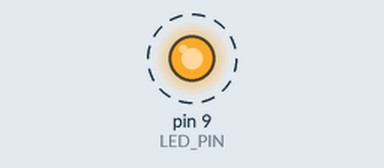
Simulated run of this sketch. Board: Arduino Uno, built with avr-gcc and run on an emulated ATmega328P. Parts: output pins drawn as LEDs (lit = HIGH). Dashed ring = blinking.

Above: at 0.2 s.
Timing chart, 0 to 3.0 s (numbered marks = the images above):
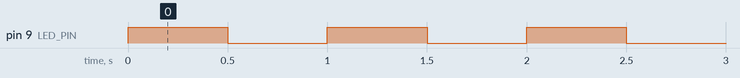

The sketch:

blink_demo.pde
```cpp
#define LED_PIN 9
void setup () {
    pinMode(LED_PIN, OUTPUT);
}
void loop () {
    digitalWrite(LED_PIN, 1);
    delay(500);
    digitalWrite(LED_PIN, 0);
    delay(500);
} 	
```

Measured:
- by itself, pin 9 (LED_PIN): alternates HIGH for 0.50 s and LOW for 0.50 s
